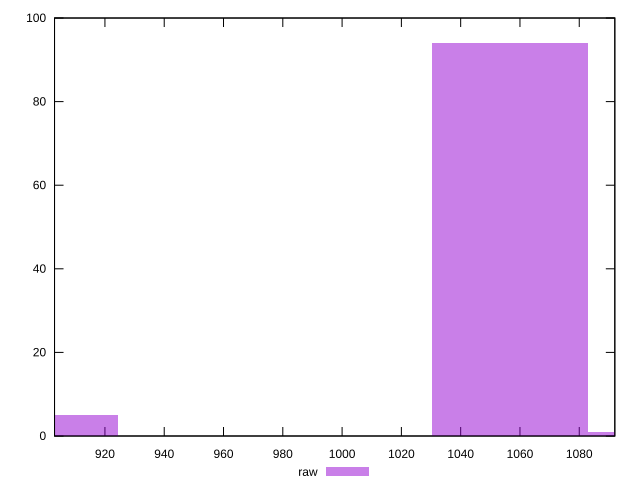

This figure's gnuplot source:
reset

$raw <<EOF
1109.4247061244457 1
1056.5949582137578 94
898.1057144816941 5
EOF

set key outside below
set boxwidth 52.82974791068789
set xrange [903:1092]
set yrange [0:100]
set trange [0:100]
set style fill transparent solid 0.5 noborder
set terminal svg size 640, 490 enhanced background rgb 'white'
set output "report_00019_2021-02-10T18-14-37.922Z//uses-rel-preload/samples/pages+cached+noadtech+nomedia+nocss/raw/histogram.svg"

plot $raw title "raw" with boxes

reset
